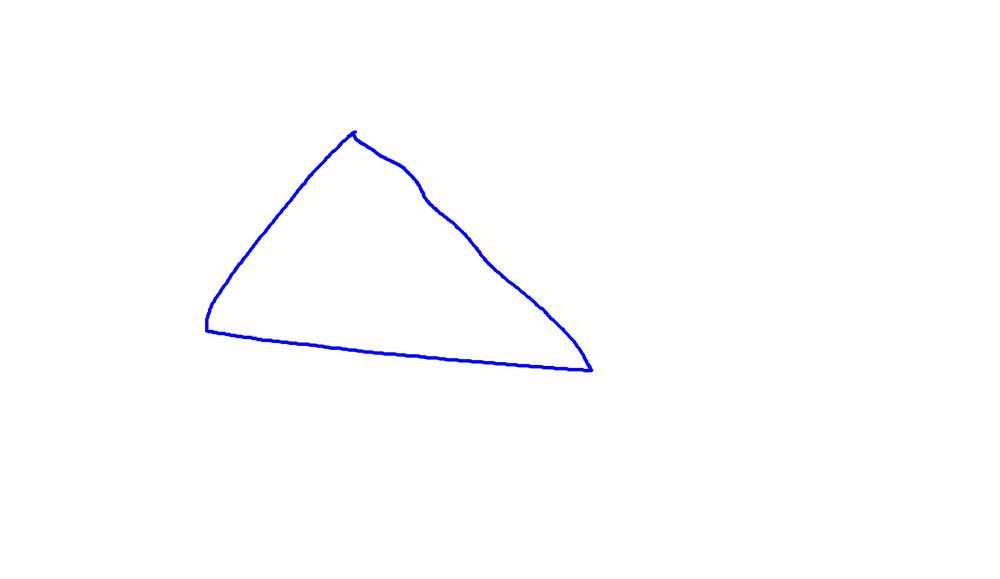
//> input picture PAES-QT-SRC/image.png, 1000 x 579 px, shrunk from 2048 x 1185 before the run
$ ./detect_shapes   (built with g++ and OpenCV 4)
//> lines starting //> are read from the running program, lines starting //| are printed output that depends on the picture; after the words box and inside, x2 and y2 are one past the last pixel; in counts of white or black regions, pixels touching at a corner belong together
#include <opencv2/opencv.hpp>
#include <iostream>
#include <vector>
#include <filesystem>

using namespace cv;
using namespace std;

int main() {
    // Load and preprocess an Image
      std::filesystem::path current_path = std::filesystem::current_path();
    Mat image = imread(current_path.string() + "/PAES-QT-SRC/image.png");
//> image is the input picture: 579 rows x 1000 cols, CV_8UC3; mean B, G, R 255, 253.5, 253.5
    if (image.empty()) {
        cout << "Could not open or find the image" << endl;
        return -1;
  }


    Mat gray, blur;
    cvtColor(image, gray, COLOR_BGR2GRAY);
    GaussianBlur(gray, blur, Size(5, 5), 0);

    // Perform edge detection
    Mat edges;
    Canny(blur, edges, 30, 150);
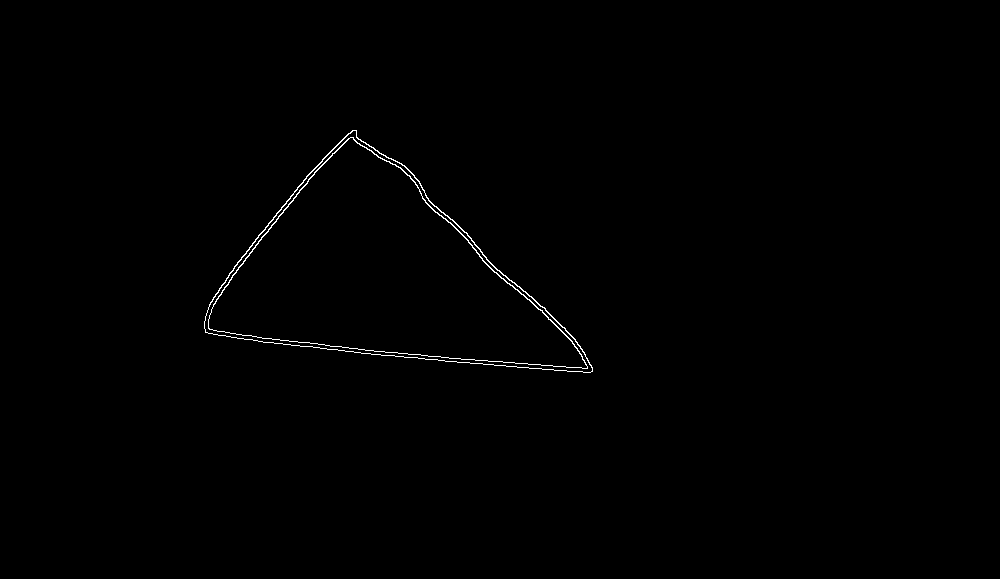
//> edges: 579 rows x 1000 cols, CV_8UC1; 0.41% white in thin lines or dots, all inside (x1, y1, x2, y2) = (204, 130, 593, 373)

    // Find contours
    vector<vector<Point>> contours;
    vector<Vec4i> hierarchy;
    findContours(edges.clone(), contours, hierarchy, RETR_EXTERNAL, CHAIN_APPROX_SIMPLE);
//> contours = 1 contour; box (x1, y1, x2, y2) and area: (204, 130, 593, 373) 48388

    // Classifying shapes and printing the result
    bool found = false;
    for (size_t i = 0; i < contours.size(); i++) {
        double epsilon = 0.04 * arcLength(contours[i], true);
        vector<Point> approx;
        approxPolyDP(contours[i], approx, epsilon, true);
        size_t vertices = approx.size();

        string shape;
        if (vertices == 2)
            shape = "line";
        else if (vertices == 3)
            shape = "triangle";
        else if (vertices == 4) {
            Rect rect = boundingRect(approx);
            float aspectRatio = float(rect.width) / rect.height;
            shape = (aspectRatio >= 0.95 && aspectRatio <= 1.05) ? "rectangle" : "rectangle";
        }
        else if (vertices == 5)
            shape = "pentagon";
        else {
            // Check if contour resembles a circle
            double area = contourArea(contours[i]);
            double perimeter = arcLength(contours[i], true);
            double circularity = 4 * CV_PI * area / (perimeter * perimeter);
            if (circularity > 0.60)
                shape = "circle";
            else
                shape = "unknown";
        }

        // Print the detected shape
        cout << shape;
        found = true;
        break; // Stop after processing the first contour
    }
//> this loop made 1 pass
//> (epsilon, approx, vertices) on pass 1: (41.24, 3 Points (x, y): [204, 321], [592, 371], [356, 130], 3)
//| triangle

    if (!found) {
        cout << "No shape detected" << endl;
    }

    return 0;
}
